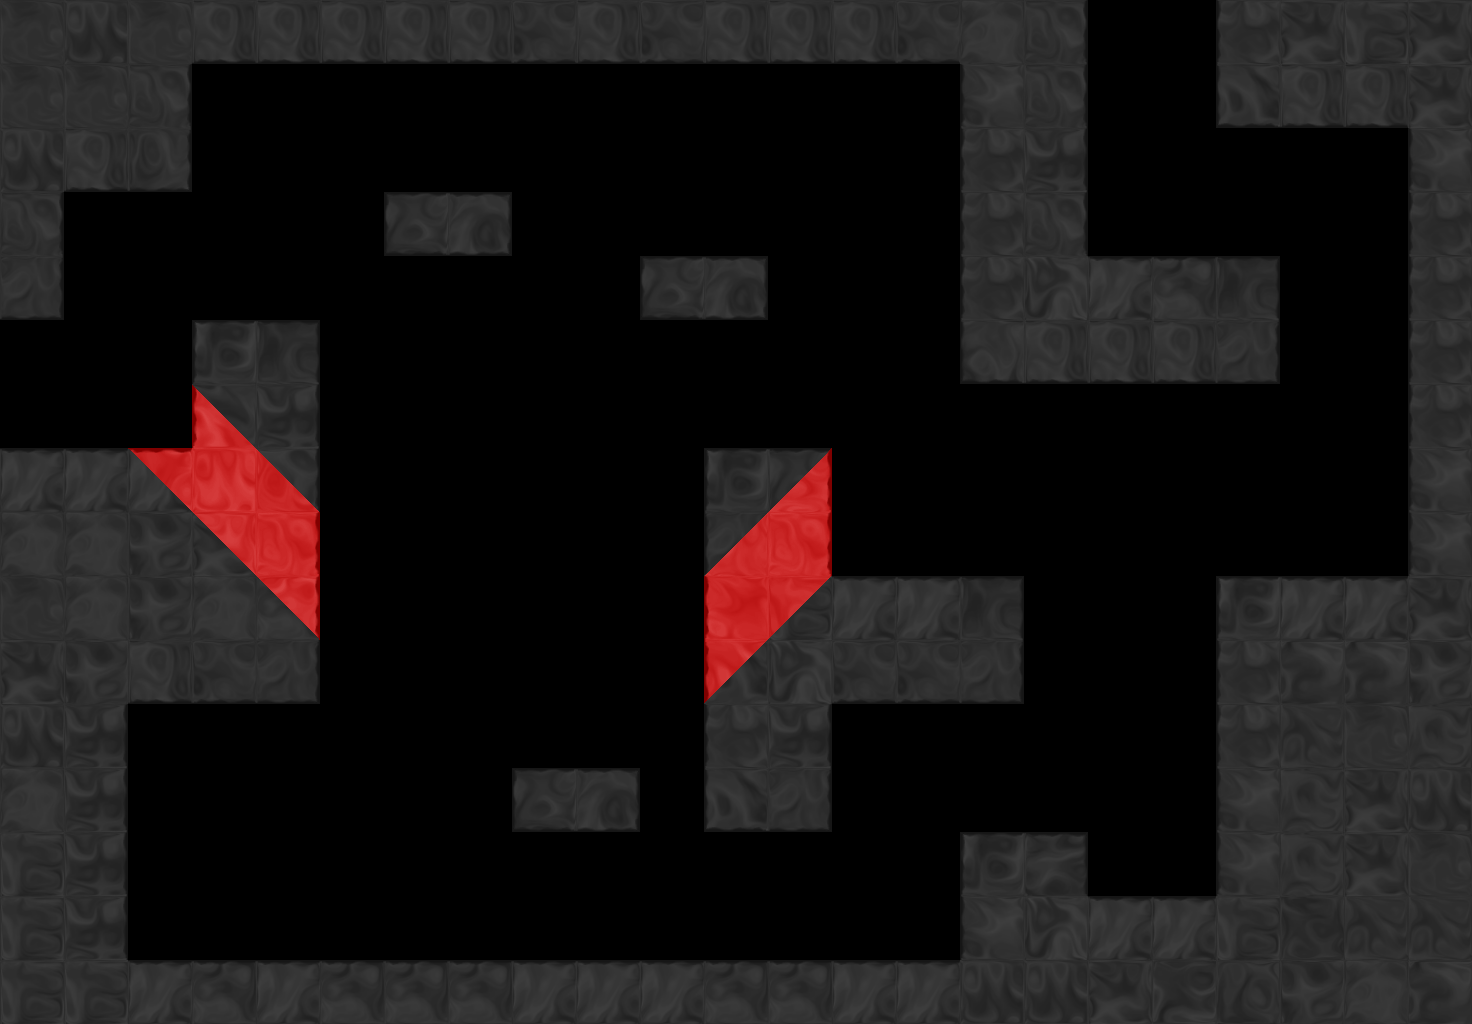

This game map was drawn from its Tiled (.tmx) file and the tilesets committed beside it. A one-line description and the full map source follow:
An orthogonal 23x16 tile map with 64x64 px tiles, 1 tile layer (tile), 1 hidden layer not drawn, 8 tilesets and 10 objects (3x Spring, 2x OrbRed, 2x Exit, DoorRed, EyebotBlue, ...).

<map version="1.0" orientation="orthogonal" width="23" height="16" tilewidth="64" tileheight="64">
 <properties>
  <property name="bg" value="bg2" />
  <property name="bgParallaxX" value=".6" />
  <property name="bgParallaxY" value=".6" />
  <property name="music" value="level_blue" />
 </properties>
 <tileset firstgid="1" source="tiles/black_tiles.tsx" />
 <tileset firstgid="50" source="tiles/white_tiles.tsx" />
 <tileset firstgid="99" source="tiles/mixed_tiles.tsx" />
 <tileset firstgid="211" source="tiles/glass_tiles.tsx" />
 <tileset firstgid="260" source="tiles/black_indestructable.tsx" />
 <tileset firstgid="310" source="tiles/sand_tiles.tsx" />
 <tileset firstgid="318" source="tiles/red_black_tiles.tsx" />
 <tileset firstgid="430" source="tiles/red_tiles.tsx" />
 <layer name="backTile" width="23" height="16" visible="0">
  <data encoding="csv">
0,0,0,0,0,0,0,0,0,0,0,0,0,0,0,0,0,0,0,0,0,0,0,
0,0,0,0,0,0,0,0,0,0,0,0,0,0,0,0,0,0,0,0,0,0,0,
0,0,0,0,0,0,0,0,0,0,0,0,0,0,0,0,0,0,0,0,0,0,0,
0,0,0,0,0,0,0,0,0,0,0,0,0,0,0,0,0,0,0,0,0,0,0,
0,0,0,0,0,0,0,0,0,0,0,0,0,0,0,0,0,0,0,0,0,0,0,
0,0,0,0,0,0,0,0,0,0,0,0,0,0,0,0,0,0,0,0,0,0,0,
0,0,0,0,0,0,0,0,0,0,0,0,0,0,0,0,0,0,0,0,0,0,0,
0,0,0,0,0,0,0,0,0,0,0,0,0,0,0,0,0,0,0,0,0,0,0,
0,0,0,0,0,0,0,0,0,0,0,0,0,0,0,0,0,0,0,0,0,0,0,
0,0,0,0,0,0,0,0,0,0,0,0,0,0,0,0,0,0,0,0,0,0,0,
0,0,0,0,0,0,0,0,0,0,0,0,0,0,0,0,0,0,0,0,0,0,0,
0,0,0,0,0,0,0,0,0,0,0,0,0,0,0,0,0,0,0,0,0,0,0,
0,0,0,0,0,0,0,0,0,0,0,0,0,0,0,0,0,0,0,0,0,0,0,
0,0,0,0,0,0,0,0,0,0,0,0,0,0,0,0,0,0,0,0,0,0,0,
0,0,0,0,0,0,0,0,0,0,0,0,0,0,0,0,0,0,0,0,0,0,0,
0,0,0,0,0,0,0,0,0,0,0,0,0,0,0,0,0,0,0,0,0,0,0
</data>
 </layer>
 <objectgroup name="obj" width="23" height="16">
  <object type="DoorRed" x="1280" y="320" width="128" height="64" />
  <object type="Spring" x="1088" y="192" width="128" height="64" />
  <object type="Spring" x="1280" y="512" width="128" height="64" />
  <object type="EyebotBlue" x="576" y="496" width="64" height="64">
   <ellipse />
  </object>
  <object type="OrbRed" x="320" y="736" width="64" height="64" />
  <object type="OrbRed" x="512" y="576" width="64" height="64" />
  <object type="Spring" x="1088" y="832" width="128" height="64" />
  <object type="ShooterBlue" x="320" y="672">
   <polyline points="0,0 378,86" />
  </object>
 </objectgroup>
 <layer name="tile" width="23" height="16">
  <data encoding="csv">
7,4,7,38,38,38,38,38,31,38,31,38,38,38,31,6,25,0,0,23,3,2,3,
7,7,25,0,0,0,0,0,0,0,0,0,0,0,0,22,25,0,0,30,38,38,3,
4,38,39,0,0,0,0,0,0,0,0,0,0,0,0,23,26,0,0,0,0,0,22,
25,0,0,0,0,0,46,40,0,0,0,0,0,0,0,23,25,0,0,0,0,0,23,
32,0,0,0,0,0,0,0,0,0,46,40,0,0,0,23,1,10,17,18,0,0,23,
0,0,0,9,18,0,0,0,0,0,0,0,0,0,0,37,38,38,38,32,0,0,23,
0,0,0,346,26,0,0,0,0,0,0,0,0,0,0,0,0,0,0,0,0,0,23,
10,10,327,433,332,0,0,0,0,0,0,9,363,0,0,0,0,0,0,0,0,0,22,
6,6,5,320,454,0,0,0,0,0,0,349,454,0,0,0,0,0,0,0,0,0,22,
7,6,5,6,334,0,0,0,0,0,0,451,319,10,10,18,0,0,0,9,10,10,3,
3,5,38,31,32,0,0,0,0,0,0,347,1,31,31,32,0,0,0,23,49,49,5,
4,26,0,0,0,0,0,0,0,0,0,23,26,0,0,0,0,0,0,23,14,7,21,
6,26,0,0,0,0,0,0,46,40,0,30,32,0,0,0,0,0,0,22,21,3,4,
2,26,0,0,0,0,0,0,0,0,0,0,0,0,0,9,11,0,0,22,21,3,7,
2,26,0,0,0,0,0,0,0,0,0,0,0,0,0,22,1,10,10,2,35,14,14,
2,2,10,17,10,17,17,17,10,10,10,17,17,10,10,4,4,3,42,28,5,6,49
</data>
 </layer>
 <objectgroup name="front" width="23" height="16">
  <object type="Exit" x="1088" y="0" width="128" height="64">
   <properties>
    <property name="mapTo" value="revisit" />
    <property name="right" value="false" />
    <property name="springJump" value="true" />
   </properties>
  </object>
  <object type="Exit" x="0" y="320" width="64" height="128">
   <properties>
    <property name="mapTo" value="blueEyebot" />
   </properties>
  </object>
 </objectgroup>
</map>
